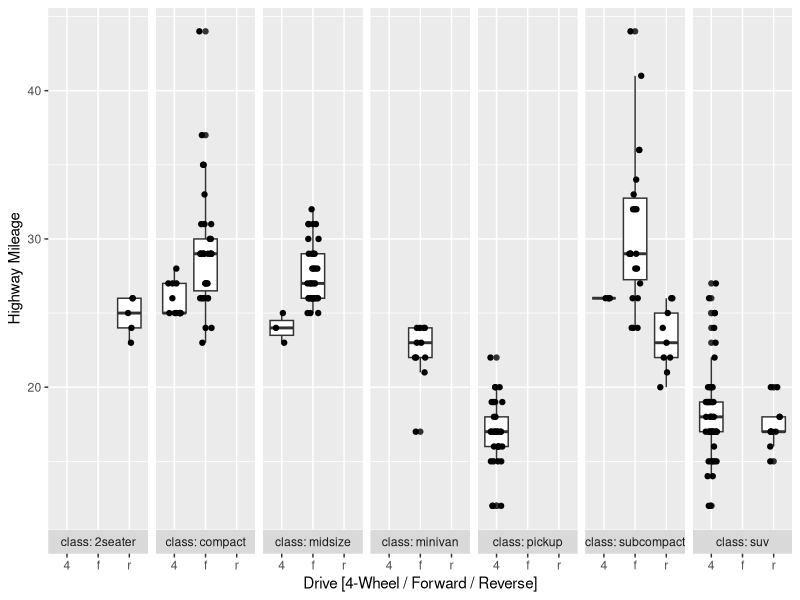

Source code (R):
## ---- chunk 1
require(ggplot2)
data(mpg)

# create a plot with Y and the first category variable. 
p <- ggplot(mpg,aes(drv,hwy))

# add the box plots
p <- p + geom_boxplot() 

# apply the second category variable. 
# choose nrow = 1 so that, we see all the plots in one row. 
p <- p + facet_wrap(~class, nrow = 1 , strip.position = "bottom" , labeller = "label_both" )

# add jitter to the points so that they are all not clustered together. 
p <- p + geom_jitter(width=.2, height=0)

# Change axis labels etc. 

p <- p + labs(y = "Highway Mileage", x = "Drive [4-Wheel / Forward / Reverse]")

# display the plot
p

